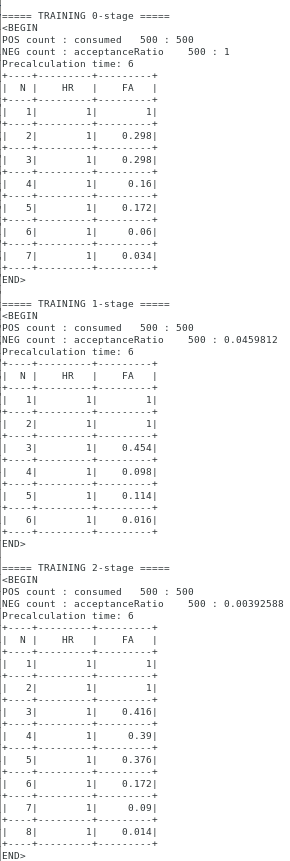
#> input picture trainingmodel.png, 290 x 861 px
$ python houghcircles.py trainingmodel.png
#> lines starting #> are read from the running program, lines starting #| are printed output that depends on the picture
import cv2 as cv, sys, numpy as np
import matplotlib.pyplot as plt

# create edges
img = cv.imread(sys.argv[1])
#> img is the input picture: shape (861, 290, 3); mean B, G, R 248.6, 248.5, 248.3
edges = cv.Canny(image=img, threshold1 = 100, threshold2 = 500 )
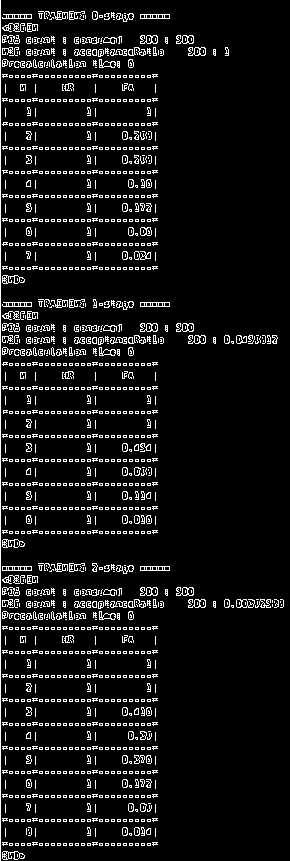
#> edges: shape (861, 290); 7.8% white in thin lines or dots
cv.imwrite('edges.jpg', edges)


def hough(image):
    # Rho and Theta ranges
    thetas = np.deg2rad(np.arange(0.0, 360.0))
    width, height = edges.shape
#> width = 861; height = 290
    # max_r = np.amin(width, height)

    # preprocess trig values
    cos_theta = np.cos(thetas)
    sin_theta = np.sin(thetas)

    # Hough accumulator array of theta vs rho
    # votes = np.zeros((len(rhos), len(thetas)), dtype=np.uint8)

    # Vote in the hough accumulator for each (x,y)
    for x in range(width):
        for y in range(height):
            # Only consider non-zero edges
            if edges[x, y] > 0:
                # for each possible line around (x, y)
                cv.circle(image, (x, y), 10, (0, 255, 0))
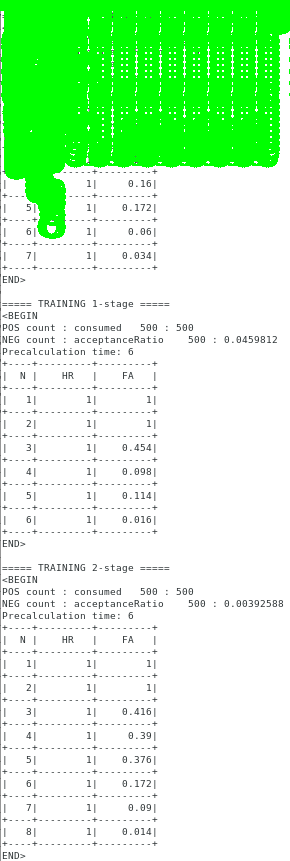
#> image: shape (861, 290, 3); mean B, G, R 201.5, 249.9, 201.3
    cv.imwrite('circles.jpg', image)

hough(img)
